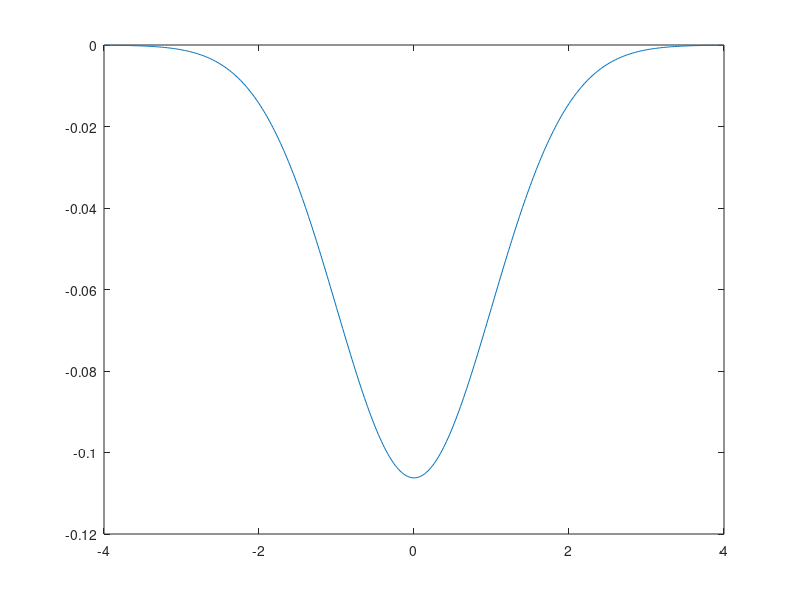

MATLAB code for this plot:
clc; clear all; close all;

xspan = -4:.02:4;
x_interior = xspan(2:end-1);
A = diag(2/.02^2 + x_interior.^2);
off_diags = -1 * ones(1,length(x_interior) - 1)/.02^2;
A_upper = diag(off_diags, 1);
A_lower = diag(off_diags, -1);
A = A + A_upper + A_lower;
A(1,1) = 2/(3*.02^2) + 3.98^2;
A(1,2) = -2/(3*.02^2);
A(end,end) = 2/(3*.02^2) + 3.98^2;
A(end, end - 1) = -2/(3*.02^2);
[V,D] = eigs(A, 5, 'sm');
solution_eigs = (diag(D));

new_row = zeros(1,5);

eig_functions = [new_row; V];
eig_functions = [eig_functions; new_row];
for n = 1:5
    eig_functions(1,n) = (4/3)*eig_functions(2,n) - (1/3) * eig_functions(3,n);
    eig_functions(end,n) = eig_functions(1,n);
end
plot(xspan, eig_functions(:,1))